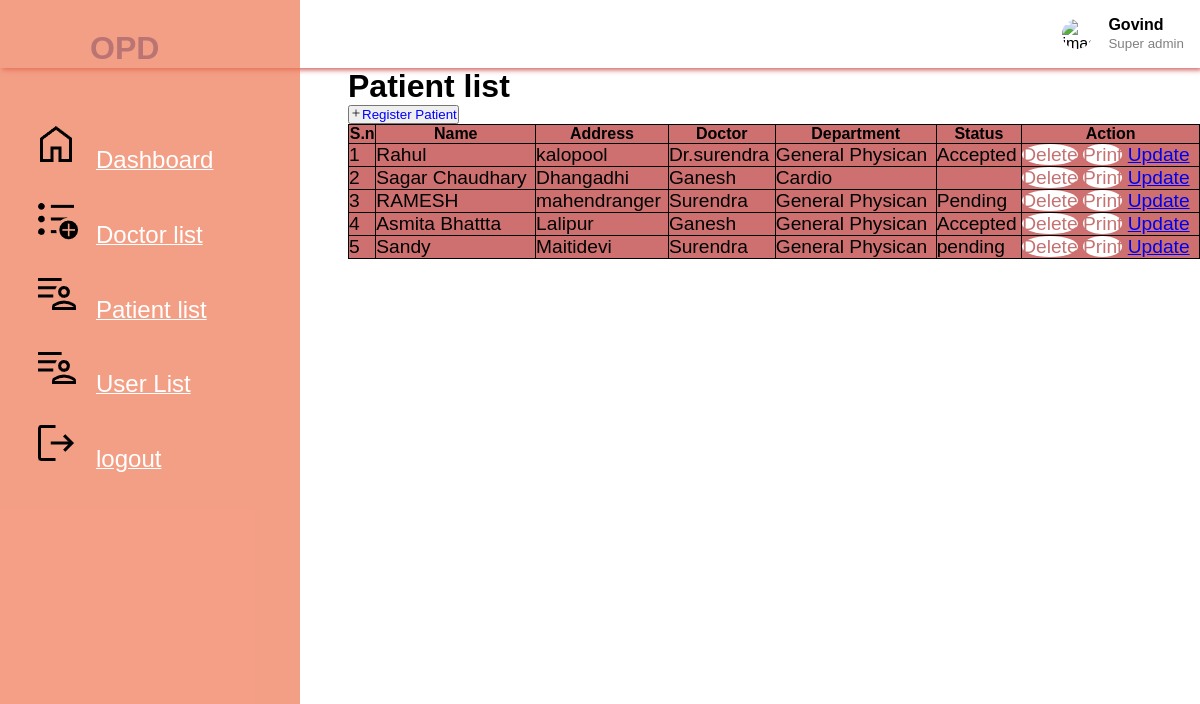
/patient_list.php (signed in), run on the app's committed database.
### tables this page shows
CREATE TABLE `register` (
  `id` int(200) NOT NULL,
  `Name` varchar(200) NOT NULL,
  `Email` varchar(200) NOT NULL,
  `Password` varchar(200) NOT NULL,
  `MNumber` bigint(50) NOT NULL,
  `Address` varchar(200) NOT NULL,
  `user_type` varchar(100) NOT NULL
);

CREATE TABLE `patient_list` (
  `id` int(200) NOT NULL,
  `user_id` int(100) NOT NULL,
  `name` varchar(200) NOT NULL,
  `Doctor` varchar(200) NOT NULL,
  `dr_id` int(200) NOT NULL,
  `phno` bigint(200) NOT NULL,
  `Department` varchar(200) NOT NULL,
  `user` varchar(200) NOT NULL,
  `address` varchar(200) NOT NULL,
  `Status` varchar(200) NOT NULL,
  `dob` datetime(6) DEFAULT NULL
);

### patient_list.php (the view, shortened to what this page needs)
<?php
include "connect.php";
$Email = $_SESSION['Email'];
$sql="SELECT Name FROM register where Email ='$Email'";
$result =$con->query($sql);
$final = $result -> fetch_assoc();
?>
<!DOCTYPE html>
<html lang="en">
<head>
  <link rel="stylesheet" href="css/list.css">
  <link rel="stylesheet" href="css/dashboard.css">
</head>
<body>
  <div>
    <div class="submenu">
      <?php
      include('partial/side_menu.php')
      ?>
      <?php
      include('partial/_nav.php')
      ?>
    </div>
    <div class="innertable">
      <h1>Patient list</h1>
      <table>
        <tr alignitem="center">
          <?php
          include 'connect.php';
          $sql = "SELECT * FROM patient_list";
          $result = $con->query($sql);
          ?>
          <?php
          if ($result->num_rows > 0) {
          ?>
            <table>
              <a href="./Patient/registere_patient.php"> <span> <button style="color:blue;"> <img src="icons/add.png" alt="imag enot found" height="12px">Register Patient</button></span></a>
              <tr>
                <th>S.n</th>
                <th>Name</th>
                <th>Address</th>
                <th>Doctor</th>
                <th>Department</th>
                <th>Status</th>
                <th>Action</th>
              </tr>
                <?php
                $i = 0;
                while ($row = mysqli_fetch_array($result)) {
                ?>
              <td><?php echo $i + 1; ?></td>
              <td> <?php echo $row['name'] ?></td>
              <td> <?php echo $row['address'] ?></td>
              <td> <?php echo $row['Doctor'] ?></td>
              <td> <?php echo $row['Department'] ?></td>
              <td> <?php echo $row['Status'] ?></td>
              <td>
                <span><a href="delete_patientlist.php ?deleteid=<?php echo $row['id']; ?>" class='btn'>Delete</a> </span>
                <span><a href="f_particular_add.php ?sid=<?php echo $row['id'];?>"class='btn'>Print</a> </span>
                <a href="update.php ? id=<?php echo $row['id']; ?>">Update</a>
              </td>
        </tr>
      <?php
                  $i++;
                }
      ?>
      </table>
    <?php
          } else {
            echo "No result found";
          }
    ?>
    </div>
</body>
</html>

### partial/_nav.php (shortened to what this page needs)
<header>
        <div class="user_wrapper">
            <img src="./images/i.jpg" alt="image not found" width="30px" height="30px" alt="">
        <div>
            <h4><?php echo $final['Name']  ?></h4>
            <small>Super admin</small>
        </div>
        </div>
    </header>

### css/list.css (style rules this page uses)
.innertable { margin-left: 29%; }
table { background-color: rgb(206, 112, 112); width: 100%; padding: 0; }
table td { font-size: 1.2rem; padding: 0; }
.btn { background-color: #fff; color: rgb(197, 114, 114); border-radius: 50%; text-decoration: none; }
table, th, td { border: 1px solid black; border-collapse: collapse; }

### css/dashboard.css (style rules this page uses)
* { padding:0; margin: 0; box-sizing: border-box; list-style-type: non; font-family: 'Poppins' , sans-serif; }
header { display: flex; justify-content: space-between; padding: 1rem; box-shadow: 2px 2px 5px rgb(210, 95, 95); }
.user_wrapper { display: flex; align-items: center; }
.user_wrapper img { border-radius: 50%; margin-right: 1rem; }
.user_wrapper small { display: inline-block; color: gray; }

### css/side_menu.css (style rules this page uses)
* { margin: 0; padding:0; box-sizing: border-box; }

### data on the page
register: Name "Govind"
patient_list: name "Rahul", address "kalopool", Doctor "Dr.surendra", Department "General Physican", Status "Accepted"
patient_list: name "Sagar Chaudhary", address "Dhangadhi", Doctor "Ganesh", Department "Cardio"
patient_list: name "RAMESH", address "mahendranger", Doctor "Surendra", Department "General Physican", Status "Pending"
patient_list: name "Asmita Bhattta", address "Lalipur", Doctor "Ganesh", Department "General Physican", Status "Accepted"
patient_list: name "Sandy", address "Maitidevi", Doctor "Surendra", Department "General Physican", Status "pending"
